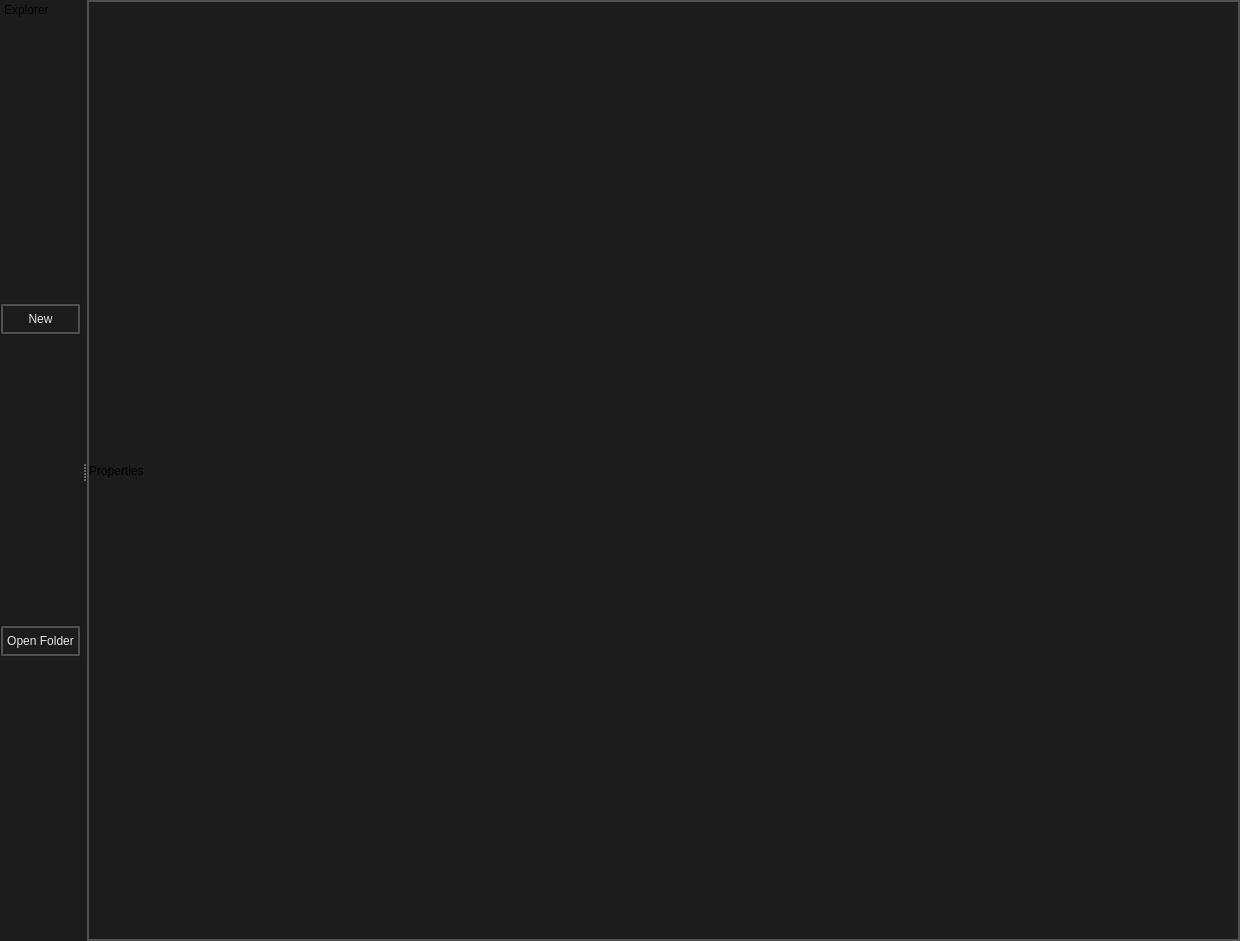
<?xml version="1.0" encoding="UTF-8"?>
<ui version="4.0">
 <class>MainWindow</class>
 <widget class="QMainWindow" name="MainWindow">
  <property name="geometry">
   <rect>
    <x>0</x>
    <y>0</y>
    <width>1240</width>
    <height>941</height>
   </rect>
  </property>
  <property name="windowTitle">
   <string>SoundEvent Editor - Preset Manager </string>
  </property>
  <property name="windowIcon">
   <iconset resource="../resources.qrc">
    <normaloff>:/icons/appicon.ico</normaloff>:/icons/appicon.ico</iconset>
  </property>
  <property name="styleSheet">
   <string notr="true">background-color: #1C1C1C;</string>
  </property>
  <widget class="QWidget" name="centralwidget">
   <layout class="QVBoxLayout" name="verticalLayout_6">
    <property name="leftMargin">
     <number>0</number>
    </property>
    <property name="topMargin">
     <number>0</number>
    </property>
    <property name="rightMargin">
     <number>0</number>
    </property>
    <property name="bottomMargin">
     <number>0</number>
    </property>
    <item>
     <widget class="QFrame" name="frame">
      <property name="styleSheet">
       <string notr="true">        QFrame#frame {
            border: 2px solid black; 
            border-color: rgba(80, 80, 80, 255);
        }
        QFrame#frame QLabel {
            border: 0px solid black; 
        }</string>
      </property>
      <property name="frameShape">
       <enum>QFrame::Shape::StyledPanel</enum>
      </property>
      <property name="frameShadow">
       <enum>QFrame::Shadow::Raised</enum>
      </property>
      <layout class="QVBoxLayout" name="verticalLayout_5">
       <property name="leftMargin">
        <number>0</number>
       </property>
       <property name="topMargin">
        <number>0</number>
       </property>
       <property name="rightMargin">
        <number>0</number>
       </property>
       <property name="bottomMargin">
        <number>0</number>
       </property>
       <item>
        <widget class="QLabel" name="label">
         <property name="font">
          <font>
           <pointsize>9</pointsize>
          </font>
         </property>
         <property name="text">
          <string>Properties</string>
         </property>
        </widget>
       </item>
      </layout>
     </widget>
    </item>
   </layout>
  </widget>
  <widget class="QDockWidget" name="dockWidget_10">
   <property name="features">
    <set>QDockWidget::DockWidgetFeature::DockWidgetMovable</set>
   </property>
   <property name="allowedAreas">
    <set>Qt::DockWidgetArea::BottomDockWidgetArea|Qt::DockWidgetArea::LeftDockWidgetArea|Qt::DockWidgetArea::RightDockWidgetArea</set>
   </property>
   <property name="windowTitle">
    <string>Explorer</string>
   </property>
   <attribute name="dockWidgetArea">
    <number>1</number>
   </attribute>
   <widget class="QWidget" name="explorer_layout_widget">
    <layout class="QVBoxLayout" name="verticalLayout_10">
     <property name="leftMargin">
      <number>0</number>
     </property>
     <property name="topMargin">
      <number>0</number>
     </property>
     <property name="rightMargin">
      <number>0</number>
     </property>
     <property name="bottomMargin">
      <number>0</number>
     </property>
     <item>
      <layout class="QVBoxLayout" name="explorer_layout"/>
     </item>
     <item>
      <widget class="QFrame" name="frame_3">
       <property name="maximumSize">
        <size>
         <width>16777215</width>
         <height>32</height>
        </size>
       </property>
       <property name="frameShape">
        <enum>QFrame::Shape::StyledPanel</enum>
       </property>
       <property name="frameShadow">
        <enum>QFrame::Shadow::Raised</enum>
       </property>
       <layout class="QHBoxLayout" name="horizontalLayout_4">
        <property name="leftMargin">
         <number>0</number>
        </property>
        <property name="topMargin">
         <number>0</number>
        </property>
        <property name="rightMargin">
         <number>0</number>
        </property>
        <property name="bottomMargin">
         <number>0</number>
        </property>
        <item>
         <widget class="QPushButton" name="save_file_button_2">
          <property name="toolTip">
           <string>&lt;html&gt;&lt;head/&gt;&lt;body&gt;&lt;p&gt;Save soundevents_addon.vsndevts Ctrl + S&lt;/p&gt;&lt;/body&gt;&lt;/html&gt;</string>
          </property>
          <property name="styleSheet">
           <string notr="true">
    /* QPushButton default and hover styles */
    QPushButton {

        font: 580 9pt &quot;Segoe UI&quot;;
	

        border: 2px solid black;
        border-radius: 2px;
        border-color: rgba(80, 80, 80, 255);
        height:22px;
        padding-top: 2px;
        padding-bottom:2px;
        padding-left: 4px;
        padding-right: 4px;
        color: #E3E3E3;
        background-color: #1C1C1C;
    }
    QPushButton:hover {
        background-color: #414956;
        color: white;
    }
    QPushButton:pressed {
        background-color: red;
        background-color: #1C1C1C;
        margin: 1 px;
        margin-left: 2px;
        margin-right: 2px;

    }</string>
          </property>
          <property name="text">
           <string>New</string>
          </property>
          <property name="icon">
           <iconset resource="../resources.qrc">
            <normaloff>:/icons/add_24dp_9D9D9D_FILL0_wght400_GRAD0_opsz24.svg</normaloff>:/icons/add_24dp_9D9D9D_FILL0_wght400_GRAD0_opsz24.svg</iconset>
          </property>
          <property name="iconSize">
           <size>
            <width>20</width>
            <height>20</height>
           </size>
          </property>
          <property name="shortcut">
           <string>Ctrl+S</string>
          </property>
         </widget>
        </item>
       </layout>
      </widget>
     </item>
     <item>
      <widget class="QFrame" name="frame_4">
       <property name="maximumSize">
        <size>
         <width>16777215</width>
         <height>32</height>
        </size>
       </property>
       <property name="frameShape">
        <enum>QFrame::Shape::StyledPanel</enum>
       </property>
       <property name="frameShadow">
        <enum>QFrame::Shadow::Raised</enum>
       </property>
       <layout class="QHBoxLayout" name="horizontalLayout_2">
        <property name="leftMargin">
         <number>0</number>
        </property>
        <property name="topMargin">
         <number>0</number>
        </property>
        <property name="rightMargin">
         <number>0</number>
        </property>
        <property name="bottomMargin">
         <number>0</number>
        </property>
        <item>
         <widget class="QPushButton" name="output_button">
          <property name="toolTip">
           <string>&lt;html&gt;&lt;head/&gt;&lt;body&gt;&lt;p&gt;&lt;br/&gt;&lt;/p&gt;&lt;/body&gt;&lt;/html&gt;</string>
          </property>
          <property name="styleSheet">
           <string notr="true">
    /* QPushButton default and hover styles */
    QPushButton {

        font: 580 9pt &quot;Segoe UI&quot;;
	

        border: 2px solid black;
        border-radius: 2px;
        border-color: rgba(80, 80, 80, 255);
        height:22px;
        padding-top: 2px;
        padding-bottom:2px;
        padding-left: 4px;
        padding-right: 4px;
        color: #E3E3E3;
        background-color: #1C1C1C;
    }
    QPushButton:hover {
        background-color: #414956;
        color: white;
    }
    QPushButton:pressed {
        background-color: red;
        background-color: #1C1C1C;
        margin: 1 px;
        margin-left: 2px;
        margin-right: 2px;

    }</string>
          </property>
          <property name="text">
           <string>Open Folder</string>
          </property>
          <property name="icon">
           <iconset resource="../resources.qrc">
            <normaloff>:/icons/folder_open.svg</normaloff>:/icons/folder_open.svg</iconset>
          </property>
          <property name="iconSize">
           <size>
            <width>20</width>
            <height>20</height>
           </size>
          </property>
          <property name="shortcut">
           <string>Ctrl+N</string>
          </property>
         </widget>
        </item>
       </layout>
      </widget>
     </item>
    </layout>
   </widget>
  </widget>
  <action name="actionCreateNewsmartprop">
   <property name="icon">
    <iconset resource="../resources.qrc">
     <normaloff>:/valve_common/icons/tools/common/new.png</normaloff>:/valve_common/icons/tools/common/new.png</iconset>
   </property>
   <property name="text">
    <string>CreateNewsmartprop</string>
   </property>
   <property name="menuRole">
    <enum>QAction::MenuRole::NoRole</enum>
   </property>
  </action>
  <action name="actionOpen_from_Explorer">
   <property name="icon">
    <iconset resource="../resources.qrc">
     <normaloff>:/valve_common/icons/tools/common/open.png</normaloff>:/valve_common/icons/tools/common/open.png</iconset>
   </property>
   <property name="text">
    <string>Open as</string>
   </property>
  </action>
  <action name="actionSave_as">
   <property name="icon">
    <iconset resource="../resources.qrc">
     <normaloff>:/valve_common/icons/tools/common/save_all.png</normaloff>:/valve_common/icons/tools/common/save_all.png</iconset>
   </property>
   <property name="text">
    <string>Save as</string>
   </property>
  </action>
  <action name="actionSave_current_file">
   <property name="icon">
    <iconset resource="../resources.qrc">
     <normaloff>:/valve_common/icons/tools/common/save.png</normaloff>:/valve_common/icons/tools/common/save.png</iconset>
   </property>
   <property name="text">
    <string>Save</string>
   </property>
  </action>
  <action name="actionRecompile_file">
   <property name="icon">
    <iconset resource="../resources.qrc">
     <normaloff>:/valve_common/icons/tools/common/options_activated.png</normaloff>:/valve_common/icons/tools/common/options_activated.png</iconset>
   </property>
   <property name="text">
    <string>Recompile file</string>
   </property>
  </action>
  <action name="actionRecompile_all_in_addon">
   <property name="icon">
    <iconset resource="../resources.qrc">
     <normaloff>:/valve_common/icons/tools/common/options_activated.png</normaloff>:/valve_common/icons/tools/common/options_activated.png</iconset>
   </property>
   <property name="text">
    <string>Recompile all in addon</string>
   </property>
  </action>
  <action name="actionConvert_all_vsmart_file_to_vdata">
   <property name="icon">
    <iconset resource="../resources.qrc">
     <normaloff>:/valve_common/icons/tools/common/move_to_changelist.png</normaloff>:/valve_common/icons/tools/common/move_to_changelist.png</iconset>
   </property>
   <property name="text">
    <string>Convert all vsmart file to vdata</string>
   </property>
   <property name="toolTip">
    <string>Convert all to data</string>
   </property>
  </action>
  <action name="actionFormat_serttings">
   <property name="icon">
    <iconset resource="../resources.qrc">
     <normaloff>:/valve_common/icons/tools/common/setting.png</normaloff>:/valve_common/icons/tools/common/setting.png</iconset>
   </property>
   <property name="text">
    <string>Format serttings</string>
   </property>
  </action>
 </widget>
 <resources>
  <include location="../resources.qrc"/>
 </resources>
 <connections/>
</ui>
